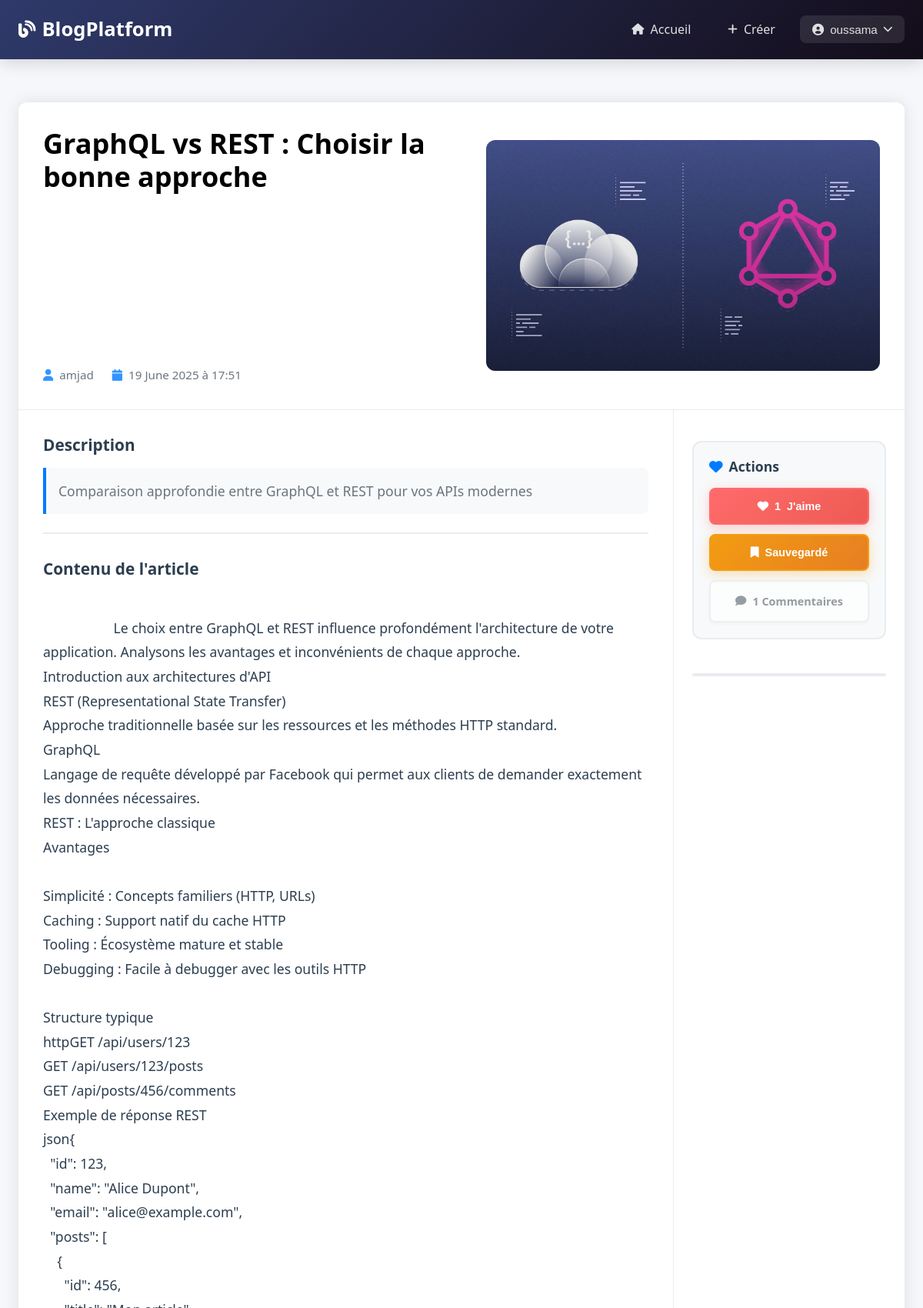
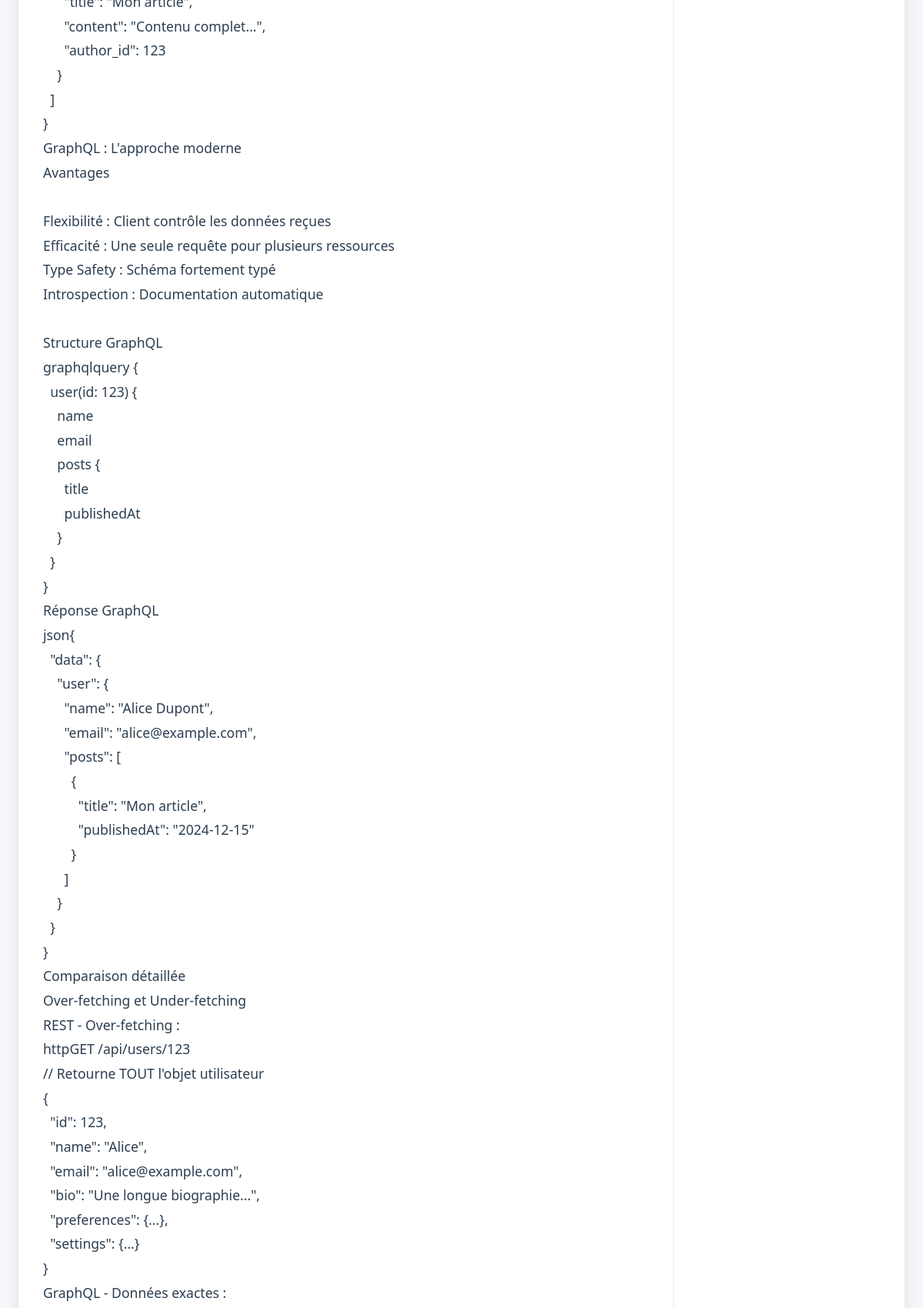
/article/10 (signed in, upper part), run on the app's committed database (2 pictures, top to bottom).
### tables this page shows
CREATE TABLE users (
                id INTEGER PRIMARY KEY AUTOINCREMENT,
                username TEXT UNIQUE NOT NULL,
                email TEXT UNIQUE NOT NULL,
                password_hash TEXT NOT NULL,
                created_at TIMESTAMP DEFAULT CURRENT_TIMESTAMP
            );

CREATE TABLE articles (
                id INTEGER PRIMARY KEY AUTOINCREMENT,
                title TEXT NOT NULL,
                description TEXT,
                content TEXT NOT NULL,
                image_filename TEXT,
                author_id INTEGER NOT NULL,
                created_at TIMESTAMP DEFAULT CURRENT_TIMESTAMP,
                updated_at TIMESTAMP DEFAULT CURRENT_TIMESTAMP,
                FOREIGN KEY (author_id) REFERENCES users (id)
            );

### main.py (the view)
@app.route("/article/<int:article_id>")
def article_detail(article_id):
    user = get_current_user()
    article = db.get_article_by_id(article_id) or abort(404)
    comments = db.get_article_comments(article_id)
    is_liked = db.is_article_liked(article_id, user["id"]) if user else False
    is_saved = db.is_article_saved(article_id, user["id"]) if user else False
    return render_template(
        "articles/detail.html",
        title=f"{article['title']} - Blog Platform",
        user=user,
        article=article,
        comments=comments,
        is_liked=is_liked,
        is_saved=is_saved
    )

### database.py (called while the page is built)
    def get_connection(self):
        conn = sqlite3.connect(self.db_path)
        conn.row_factory = sqlite3.Row
        return conn

    def get_article_by_id(self, article_id):
        conn = self.get_connection()
        cursor = conn.cursor()
        cursor.execute('''
            SELECT a.*, u.username as author_name,
                   (SELECT COUNT(*) FROM likes WHERE article_id = a.id) as likes_count,
                   (SELECT COUNT(*) FROM comments WHERE article_id = a.id) as comments_count
            FROM articles a
            JOIN users u ON a.author_id = u.id
            WHERE a.id = ?
        ''', (article_id,))
        article = cursor.fetchone()
        conn.close()
        return dict(article) if article else None

    def get_article_comments(self, article_id):
        conn = self.get_connection()
        cursor = conn.cursor()
        cursor.execute('''
            SELECT c.*, u.username as author_name
            FROM comments c
            JOIN users u ON c.user_id = u.id
            WHERE c.article_id = ?
            ORDER BY c.created_at DESC
        ''', (article_id,))
        comments = cursor.fetchall()
        conn.close()
        return [dict(comment) for comment in comments]

    def is_article_liked(self, article_id, user_id):
        if not user_id:
            return False
        conn = self.get_connection()
        cursor = conn.cursor()
        cursor.execute('''
            SELECT id FROM likes WHERE article_id = ? AND user_id = ?
        ''', (article_id, user_id))
        result = cursor.fetchone()
        conn.close()
        return result is not None

    def is_article_saved(self, article_id, user_id):
        if not user_id:
            return False
        conn = self.get_connection()
        cursor = conn.cursor()
        cursor.execute('''
            SELECT id FROM saved_articles WHERE article_id = ? AND user_id = ?
        ''', (article_id, user_id))
        result = cursor.fetchone()
        conn.close()
        return result is not None

### main.py (called while the page is built)
def get_current_user():
    sid = request.cookies.get("session_id")
    return session_mgr.get_user(sid) if sid else None

### templates/articles/detail.html (shortened to what this page needs)
{% extends "base.html" %}
{% block content %}
<div class="article-detail-container">
    <section class="article-hero-section">
        <div class="hero-title-section">
            <h1 class="article-title">{{ article.title }}</h1>
            <div class="article-meta">
                <div class="meta-item">
                    <i class="fas fa-user"></i>
                    <span>{{ article.author_name }}</span>
                </div>
                <div class="meta-item">
                    <i class="fas fa-calendar"></i>
                    <span>{{ article.created_at|format_date }}</span>
                </div>
            </div>
        </div>
        <div class="hero-image-section">
            {% if article.image_filename %}
            <div class="article-hero">
                <img src="/static/{{ article.image_filename }}" alt="{{ article.title }}" class="hero-image">
                <div class="hero-overlay"></div>
            </div>
            {% endif %}
        </div>
    </section>
    <section class="article-main-section">
        <div class="article-content-area">
            {% if article.description %}
            <div class="article-description">
                <h3>Description</h3>
                <p>{{ article.description }}</p>
            </div>
            {% endif %}
            <div class="article-content">
                <h3>Contenu de l'article</h3>
                <div class="article-body">
                </div>
            </div>
        </div>
        <div class="article-actions-area">
            <div class="sticky-sidebar">
                <div class="sidebar-section actions-section">
                    <h4><i class="fas fa-heart"></i> Actions</h4>
                    <div class="article-actions">
                        {% if user %}
                        <button onclick="toggleLike({{ article.id }})" id="like-btn"
                            class="action-btn like-btn {% if is_liked %}active{% endif %}">
                            <i class="fas fa-heart"></i>
                            <span id="likes-count">{{ article.likes_count }}</span> J'aime
                        </button>
                        <button onclick="toggleSave({{ article.id }})" id="save-btn"
                            class="action-btn save-btn {% if is_saved %}active{% endif %}">
                            <i class="fas fa-bookmark"></i>
                            <span id="save-text">{% if is_saved %}Sauvegardé{% else %}Sauvegarder{% endif %}</span>
                        </button>
                        {% else %}
                        <div class="action-btn disabled">
                            <i class="fas fa-heart"></i>
                            <span>{{ article.likes_count }} J'aime</span>
                        </div>
                        {% endif %}
                        <div class="action-btn disabled">
                            <i class="fas fa-comment"></i>
                            <span>{{ comments|length }} Commentaires</span>
                        </div>
                    </div>
                </div>
                <div class="scroll-indicator">
                </div>
            </div>
        </div>
    </section>
</div>
{% endblock %}
{% block styles %}
<link rel="stylesheet" href="{{ url_for('static', filename='css/articles/detail.css') }}">
{% endblock %}

### templates/partials/navbar.html (shortened to what this page needs)
<header class="header">
    <nav class="navbar">
        <a href="/" class="logo">
            <i class="fas fa-blog"></i>BlogPlatform
        </a>
        <div class="nav-menu" id="navMenu">
            <a href="/" class="nav-link">
                <i class="fas fa-home"></i>Accueil
            </a>
            {% if user %}
            <a href="/create-article" class="nav-link">
                <i class="fas fa-plus"></i>Créer
            </a>
            <div class="nav-dropdown" id="userDropdown">
                <button class="nav-dropdown-btn">
                    <i class="fas fa-user-circle"></i>{{ user.username }}
                    <i class="fas fa-chevron-down"></i>
                </button>
            </div>
            {% endif %}
        </div>
    </nav>
</header>

### static/css/base.css (style rules this page uses)
:root { --primary-color: #007bff; --primary-dark: #0056b3; --primary-light: #66b3ff; --secondary-color: #6c757d; --success-color: #28a745; --danger-color: #dc3545; --warning-color: #ffc107; --info-color: #17a2b8; --light-color: #f8f9fa; --dark-color: #343a40; --background-color: #f5f7fa; --card-background: #ffffff; --text-color: #2c3e50; --text-muted: #6c757d; --border-color: #e9ecef; --shadow-sm: 0 2px 4px rgba(0, 0, 0, 0.06); --shadow-md: 0 4px 12px rgba(0, 0, 0, 0.1); --shadow-lg: 0 10px 25px rgba(0, 0, 0, 0.15); --border-radius: 8px; --border-radius-lg: 12px; --transition: all 0.3s cubic-bezier(0.4, 0, 0.2, 1); }
*, *::before, *::after { box-sizing: border-box; margin: 0; padding: 0; }
html { font-size: 16px; scroll-behavior: smooth; }
body { font-family: 'Segoe UI', Tahoma, Geneva, Verdana, sans-serif; background: var(--background-color); color: var(--text-color); line-height: 1.6; -webkit-font-smoothing: antialiased; -moz-osx-font-smoothing: grayscale; }
h1, h2, h3, h4, h5, h6 { font-weight: 600; line-height: 1.3; margin-bottom: 0.8rem; color: var(--dark-color); }
h1 { font-size: clamp(2rem, 5vw, 2.5rem); }
h3 { font-size: clamp(1.25rem, 3vw, 1.5rem); }
h4 { font-size: 1.25rem; }
p { margin-bottom: 1rem; color: var(--text-color); }
a { color: var(--primary-color); text-decoration: none; transition: var(--transition); }

### static/css/partials/navbar.css (style rules this page uses)
.header { background: linear-gradient(135deg, #2f3a6b 0%, #130c19 100%); box-shadow: 0 4px 20px rgba(0, 0, 0, 0.15); position: sticky; top: 0; z-index: 1000; backdrop-filter: blur(10px); }
.navbar { display: flex; align-items: center; justify-content: space-between; max-width: 1200px; margin: 0 auto; padding: clamp(0.8rem, 2vw, 1rem) clamp(1rem, 2vw, 1.5rem); }
.logo { color: #fff; text-decoration: none; font-size: clamp(1.4rem, 3vw, 1.6rem); font-weight: 700; display: flex; align-items: center; transition: all 0.3s ease; background: white; -webkit-background-clip: text; -webkit-text-fill-color: transparent; background-clip: text; }
.logo i { margin-right: 0.5rem; background: white; -webkit-background-clip: text; -webkit-text-fill-color: transparent; font-size: 1.4rem; }
.nav-menu { display: flex; align-items: center; gap: 1rem; }
.nav-link { color: #e0e0e0; text-decoration: none; padding: clamp(0.5rem, 1vw, 0.6rem) 1rem; display: flex; align-items: center; border-radius: 8px; transition: all 0.3s ease; position: relative; font-weight: 500; }
.nav-link i { margin-right: 0.5rem; font-size: 0.9rem; }
.nav-dropdown { position: relative; }
.nav-dropdown-btn { background: rgba(255, 255, 255, 0.1); padding: clamp(0.5rem, 1vw, 0.6rem) 1rem; border: none; color: #e0e0e0; cursor: pointer; display: flex; align-items: center; font-size: 0.95rem; gap: 0.5rem; border-radius: 8px; transition: all 0.3s ease; font-weight: 500; backdrop-filter: blur(10px); }
.nav-dropdown-btn i:last-child { transition: transform 0.3s ease; font-size: 0.8rem; }

### data on the page
users: username "oussama"
articles: title "GraphQL vs REST : Choisir la bonne approche", created_at "19 June 2025 à 17:51", image_filename (picture), description "Comparaison approfondie entre GraphQL et REST pour vos APIs modernes"
users: author_name "amjad"

### other printed values
{{ article.likes_count }} "1"
{{ comments|length }} "1"
